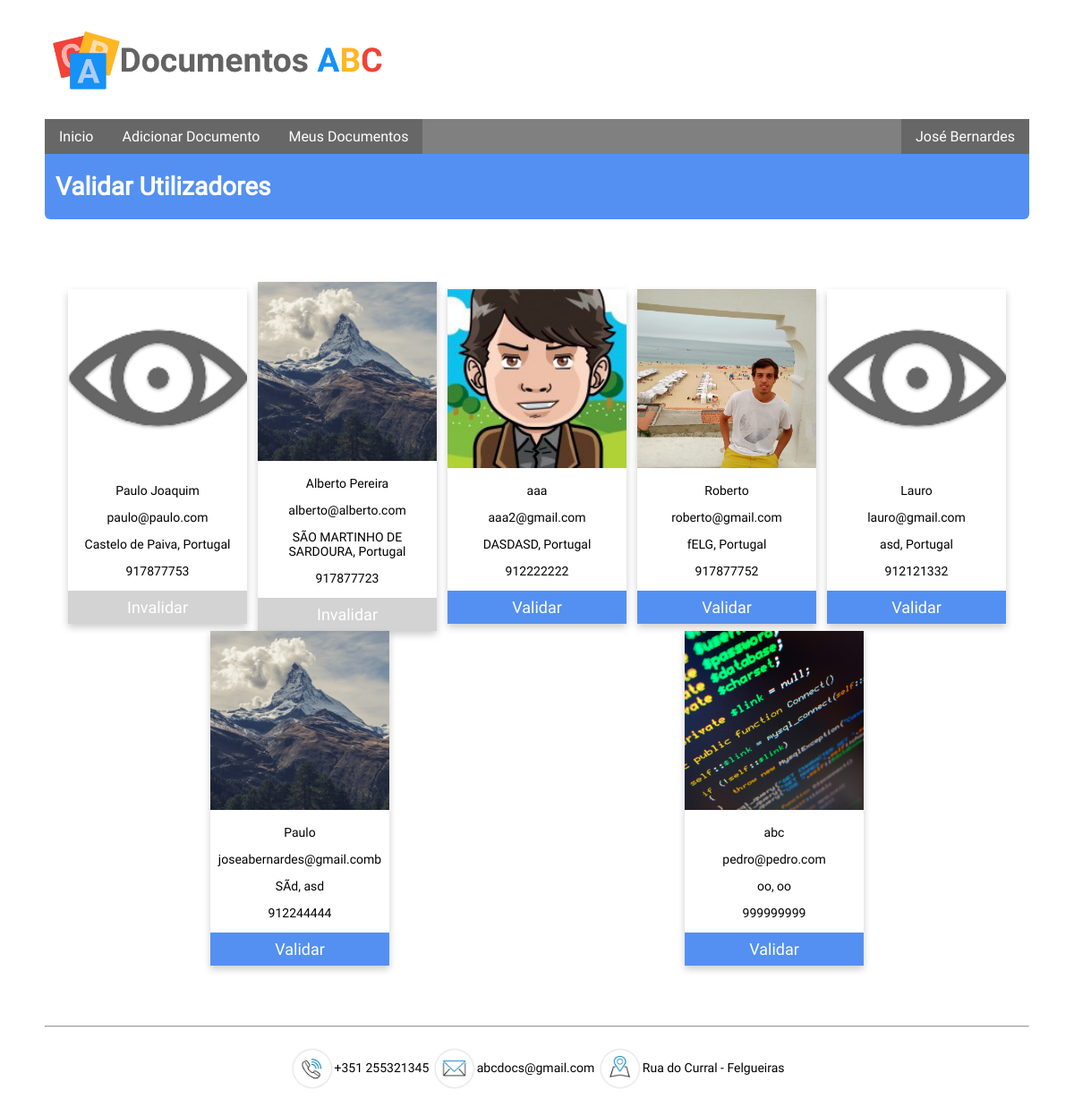
Screenshot of /v_admin/validate-users.php (signed in) with the database file from the repository.
### tables this page shows
CREATE TABLE `user` (
  `UserID` int(11) NOT NULL,
  `UserPASS` varchar(100) NOT NULL,
  `UserEMAIL` varchar(50) NOT NULL,
  `UserNAME` varchar(100) NOT NULL,
  `UserPHOTO` varchar(1000) NOT NULL,
  `UserPHONE` int(9) DEFAULT NULL,
  `UserAUTHLEVEL` enum('USER','ADMIN','USERINACTIVE','') NOT NULL DEFAULT 'USERINACTIVE',
  `UserADDRESS` int(11) NOT NULL,
  `UserTokenID` varchar(100) DEFAULT NULL
);

CREATE TABLE `address` (
  `AddressID` int(11) NOT NULL,
  `AddressCOUNTRY` varchar(30) NOT NULL,
  `AddressCITY` varchar(30) NOT NULL
);

### Application/Database/MyDataAccessPDOBase.php (called while the page is built, shortened)
<?php
require_once (Conf::getApplicationDatabasePath() . 'MyDataAccessPDOSqlFactory.php');
abstract class MyDataAcessPDOBase {
    private $connection = null;
    private $connectionOptions = array(
        PDO::ATTR_ERRMODE => PDO::ERRMODE_EXCEPTION,
        PDO::MYSQL_ATTR_INIT_COMMAND => "SET NAMES 'UTF8'"
    );
    public function __construct($host, $databaseName, $userName, $password) {
        $dsn = $this->getDSNMySQL($host, $databaseName);
    }
    private function getDSNMySQL(&$host, &$databaseName) {
        $dsn = self::DSN_MYSQL;
        return $dsn;
    }
    protected function getConnection() {
        return $this->connection;
    }
    protected function setConnection(PDO $connection) {
        $this->connection = $connection;
    }
    private function getConnectionOptions() {
        return $this->connectionOptions;
    }
    protected function prepareStatement(&$sql, Array &$dataParameters = null) {
        $q = $this->getConnection()->prepare($sql);
        $q->execute($dataParameters);
        return $q;
    }
}

### Application/Manager/SessionManager.php (called while the page is built, shortened)
<?php
class SessionManager {
    public static function getSessionValue($key) {
        if (array_key_exists($key, $_SESSION)) {
            return $_SESSION[$key];
        } else {
            throw new SessionException("Session key don't exist");
        }
    }
    public static function keyExists($key) {
        if (array_key_exists($key, $_SESSION)) {
            return true;
        } else {
            return false;
        }
    }
}

### Application/Database/MyDataAccessPDOSqlFactory.php (called while the page is built, shortened)
<?php
class MyDataAccessPDOSqlFactory {
    public static function buildPDOPlaceHolderKey($key){
        return self::PDO_PLACEHOLDER_PRECHAR . $key;
    }
    protected static function buildSQLClauseWhere(Array &$where = null){
        $whereClause = self::STRING_EMPTY_VALUE;
        if ($where != null) {
            foreach (array_keys($where) as $key) {
                $whereClause =  $whereClause .
                                ($whereClause == self::STRING_EMPTY_VALUE ? self::STRING_EMPTY_VALUE : ' AND ') .
                                $key . ' = ' . self::buildPDOPlaceHolderKey($key);
            }
            $whereClause = ' WHERE ' . $whereClause;
        }
        return $whereClause;
    }
    protected static function buildSQLClauseOrderBy(Array &$order = null){
        $orderClause = self::STRING_EMPTY_VALUE;
        if ($order   != null) {
            $orderClause = 'ORDER BY ' . implode(self::SQL_FIELD_VALUES_SEPARATOR, $order);
        }
        return $orderClause;
    }
    protected static function buildSQLSelect(&$table, Array &$where = null, Array &$order = null) {
        $sql = self::SQL_SELECT_STATEMENT_BASE;
        $whereClause = self::buildSQLClauseWhere($where);
        $orderClause = self::buildSQLClauseOrderBy($order);
        self::replaceStringTag(self::SQL_TABLE_NAME_TAG, $sql, $table);
        self::replaceStringTag(self::SQL_WHERE_CLAUSE_TAG, $sql, $whereClause);
        self::replaceStringTag(self::SQL_ORDERBY_CLAUSE_TAG, $sql, $orderClause);
        return $sql;
    }
    public static function buildSQL($op, &$table, Array &$data = null, Array &$dataOptional = null){
        $sql = self::STRING_EMPTY_VALUE;
        switch ($op) {
            case MyDataAccessPDO::SELECT_OPERATION:
                $sql = self::buildSQLSelect($table, $data, $dataOptional);
                break;
        }
        return $sql;
    }
}

### Application/Database/MyDataAccessPDO.php (called while the page is built, shortened)
<?php
require_once (Conf::getApplicationDatabasePath() . 'MyDataAccessPDOBase.php');
require_once (Conf::getApplicationDatabasePath() . 'MyDataAccessPDOSqlFactory.php');
class MyDataAccessPDO extends MyDataAcessPDOBase {
    protected function getRecords($table, Array $where = null, Array $order = null) {
        try {
            $sql = MyDataAccessPDOSQLFactory::buildSQL(self::SELECT_OPERATION, $table, $where, $order);
            $q = $this->prepareStatement($sql, $where);
        } catch (PDOException $e) {
            throw $e;
        } catch (Exception $e) {
            throw $e;
        }
        $q->setFetchMode(PDO::FETCH_ASSOC);
        return $q->fetchAll();
    }
}

### Application/Manager/UserManager.php (called while the page is built, shortened)
<?php
require_once Config::getApplicationDatabasePath() . 'MyDataAccessPDO.php';
require_once Config::getApplicationModelPath() . 'UserModel.php';
class UserManager extends MyDataAccessPDO {
    public function getUserByID($UserID) {
        try {
            $array = $this->getRecords(self::TABLE_NAME, array('UserID' => $UserID));
            if (count($array) == 1) {
                $rec = reset($array);
                return UserModel::convertArrayToObject($rec);
            } else {
                throw new Exception('Multiples IDs');
            }
        } catch (Exception $ex) {
            throw new UserException($ex->getMessage(), Config::GET_EXCEPTION);
        }
    }
    public function getUserByAuthLevel($UserAUTHLEVEL) {
        $where = array('UserAUTHLEVEL' => $UserAUTHLEVEL);
        $array = $this->getRecords(self::TABLE_NAME, $where);
        $list = array();
        foreach ($array AS $rec) {
            $list[$rec['UserID']] = UserModel::convertArrayToObject($rec);
        }
        return $list;
    }
}

### Application/Model/UserModel.php (called while the page is built, shortened)
<?php
class UserModel {
    private $UserID;
    private $UserEMAIL;
    private $UserNAME;
    private $UserPHOTO;
    private $UserPHONE;
    private $UserAUTHLEVEL;
    private $UserADDRESS;
    function __construct($UserID, $UserPASS, $UserEMAIL, $UserNAME, $UserPHOTO, $UserPHONE, $UserAUTHLEVEL, $UserADDRESS, $UserTokenID) {
        $this->UserID = $UserID;
        $this->UserEMAIL = $UserEMAIL;
        $this->UserNAME = $UserNAME;
        $this->UserPHOTO = $UserPHOTO;
        $this->UserPHONE = $UserPHONE;
        $this->UserAUTHLEVEL = $UserAUTHLEVEL;
        $this->UserADDRESS = $UserADDRESS;
    }
    function getUserID() {
        return $this->UserID;
    }
    function getUserEMAIL() {
        return $this->UserEMAIL;
    }
    function getUserNAME() {
        return $this->UserNAME;
    }
    function getUserPHOTO() {
        return $this->UserPHOTO;
    }
    function getUserPHONE() {
        return $this->UserPHONE;
    }
    function getUserAUTHLEVEL() {
        return $this->UserAUTHLEVEL;
    }
    function getUserADDRESS() {
        return $this->UserADDRESS;
    }
    public static function convertArrayToObject(Array &$data) {
        return self::createObject($data['UserID'], $data['UserPASS'], $data['UserEMAIL'], $data['UserNAME'], $data['UserPHOTO'], $data['UserPHONE'], $data['UserAUTHLEVEL'], $data['UserADDRESS'], $data['UserTokenID']);
    }
    public static function createObject($UserID, $UserPASS, $UserEMAIL, $UserNAME, $UserPHOTO, $USerPHONE, $UserAUTHLEVEL, $UserADDRESS, $UserTokenID) {
        $user = new UserModel($UserID, $UserPASS, $UserEMAIL, $UserNAME, $UserPHOTO, $USerPHONE, $UserAUTHLEVEL, $UserADDRESS, $UserTokenID);
        return $user;
    }
}

### Application/Manager/AddressManager.php (called while the page is built, shortened)
<?php
require_once Config::getApplicationDatabasePath() . 'MyDataAccessPDO.php';
require_once Config::getApplicationModelPath() . 'AddressModel.php';
class AddressManager extends MyDataAccessPDO {
    public function getAddressByID($AddressID) {
        try {
            $array = $this->getRecords(self::TABLE_NAME, array('AddressID' => $AddressID));
            if (count($array) == 1) {
                $rec = reset($array);
                return AddressModel::convertArrayToObject($rec);
            } else {
                throw new Exception();
            }
        } catch (Exception $ex) {
            throw new AddressException("multiple ID", 1);
        }
    }
}

### Application/Model/AddressModel.php (called while the page is built, shortened)
<?php
class AddressModel {
    private $AddressCOUNTRY;
    private $AddressCITY;
    function __construct($AddressID, $AddressCOUNTRY, $AddressCITY) {
        $this->AddressCOUNTRY = $AddressCOUNTRY;
        $this->AddressCITY = $AddressCITY;
    }
    function getAddressCOUNTRY() {
        return $this->AddressCOUNTRY;
    }
    function getAddressCITY() {
        return $this->AddressCITY;
    }
    public static function convertArrayToObject(Array &$data) {
        return self::createObject($data['AddressID'], $data['AddressCOUNTRY'], $data['AddressCITY']);
    }
    public static function createObject($AddressID, $AddressCOUNTRY, $AddressCITY) {
        return new AddressModel($AddressID, $AddressCOUNTRY, $AddressCITY);
    }
}

### v_admin/validate-users.php (the view, shortened to what this page needs)
<?php
require_once Config::getApplicationManagerPath() . 'UserManager.php';
require_once Config::getApplicationManagerPath() . 'AddressManager.php';
$pageTitle = 'Validar Utilizadores';
?>
<!DOCTYPE html>
<html>
    <head>
        <?php include_once '../partials/_head.php'; ?>
    </head>
    <body>
        <?php include_once '../partials/_header.php'; ?>
        <h1 id="main-title"><?= $pageTitle ?></h1>
        <?php
        if (SessionManager::keyExists('authUsername')) {
            $userManager = new UserManager();
            $usersValid = $userManager->getUserByAuthLevel('USER');
            $usersInvalid = $userManager->getUserByAuthLevel('USERINACTIVE');
            $users = array_merge($usersValid, $usersInvalid);
            try {
                $loggedUser = $userManager->getUserByID(SessionManager::getSessionValue('authUsername'));
                if ($loggedUser->getUserAUTHLEVEL() === 'ADMIN') {
                    ?>
                    <section id="validate">
                        <?php
                        $addressManager = new AddressManager();
                        foreach ($users as $value) {
                            ?>
                            <article class="article">
                                <img id="image" src="..<?= $value->getUserPHOTO() ?>" alt="ALT">
                                <p><?= $value->getUserNAME() ?></p>
                                <p><?= $value->getUserEMAIL() ?></p>
                                <?php
                                try {
                                    $address = $addressManager->getAddressByID($value->getUserADDRESS());
                                    $city = $address->getAddressCITY();
                                    $country = $address->getAddressCOUNTRY();
                                } catch (AddressException $ex) {
                                    $city = '####';
                                    $country = '####';
                                }
                                ?>
                                <p><?= $city . ', ' . $country ?></p>
                                <p><?= $value->getUserPHONE() ?></p>
                                <label for="<?= $value->getUserID() ?>" class="valid noselect"><?= ($value->getUserAUTHLEVEL() == 'USER') ? 'Invalidar' : 'Validar' ?></label>
                            </article>
                        <?php } ?>
                    </section>
                    <?php
                } else {
                    $string = 'Necessário permissões de Administrador!';
                    $url = '../v_public/index.php';
                    $text = 'Sair';
                    include_once __DIR__ . '/../partials/_error.php';
                }
            } catch (UserException $ex) {
                $string = 'Falha ao identificar utilizador';
                $url = '../v_public/index.php';
                $text = 'Sair';
                include_once __DIR__ . '/../partials/_error.php';
            }
        } else {
            $string = 'Necessário autenticação';
            $url = '../v_public/authentication.php';
            $text = 'Login';
            include_once __DIR__ . '/../partials/_error.php';
        }
        ?>
        <?php include_once '../partials/_footer.php'; ?>
    </body>
</html>

### partials/_header.php (shortened to what this page needs)
<?php
require_once Config::getApplicationManagerPath() . 'UserManager.php';
$userManager = new UserManager();
try {
    $bool = true;
    $sessionUserID = SessionManager::getSessionValue('authUsername');
    $userModel = $userManager->getUserByID($sessionUserID);
} catch (UserException $exc) {
    $bool = false;
} catch (SessionException $exc) {
    $bool = false;
}
?>
<header>
    <img src="../images/logo.png"  alt="Documentos ABC"/>
    <nav>
        <ul>
            <li><a href="../v_public/index.php">Inicio</a></li><li class="drop">
                <a class="noclick" href="#">Adicionar Documento</a>
            </li><li><a href="../v_private/my-docs.php">Meus Documentos</a></li><!--
            <?php
            if ($bool) {
                ?>
                --><li class="drop nav_right">
                    <a  class="noclick" href="#"><?= $userModel->getUserNAME() ?></a>
                </li><!--
                <?php
            } else {
                ?>
                --><li class="nav_right"><a href = "../v_public/authentication.php">Login/Registar</a></li><!--
                <?php } ?>
            --></ul>
    </nav>
</header>

### styles/style.css (style rules this page uses)
body { font-family: Roboto; font-size: 14px; margin: 30px 50px; }
h1#main-title { margin:0px 0px 10px 0px; padding:20px 12px; background-color: rgb(84,144,242); border-radius: 0px 0px 6px 6px; color:white; }
.noselect { -webkit-user-select: none; -moz-user-select: none; -ms-user-select: none; user-select: none; }
header > img { max-height: 80px; max-width: 400px; height: auto; width: 100%; margin-bottom: 20px; }
header > nav ul { list-style-type: none; margin: 0; padding:0; background-color: grey; }
header > nav li { background:rgba(0,0,0, 0.2); }
header > nav > ul > li { display: inline-block; position: relative; }
header > nav a { display: block; color: white; padding: 10px 16px; text-decoration: none; font-size: 16px; }
header > nav a.noclick { min-width: 100px; }
.nav_right { float:right; text-align: center; }
section#validate { padding: 60px 20px; display: flex; flex-wrap: wrap; }
article.article { display: inline-block; width: 200px; margin: auto; text-align: center; box-shadow: 0 4px 8px 0 rgba(0, 0, 0, 0.2); }
article.article label.valid { color:white; display: inline-block; background-color: rgb(84,144,242); cursor: pointer; width: 100%; font-size: 18px; padding: 8px 0px; }
input.check:checked + label { background-color :lightgray; }
article.article img#image { object-fit: cover; width: 200px; height: 200px; }

### styles/style-mobile.css (style rules this page uses)
body { margin: 30px 10px; }
header > nav > ul > li { display: block; }
header > nav li { margin-top: 1px; }
.nav_right { float:none; }
header > nav > ul li { text-align: center; }

### rows the page displays
user: UserNAME "José Bernardes"
user: UserPHOTO (picture), UserNAME "Paulo Joaquim", UserEMAIL "paulo@paulo.com", UserADDRESS.AddressCITY "Castelo de Paiva", UserADDRESS.AddressCOUNTRY "Portugal", UserPHONE "917877753", UserAUTHLEVEL "Invalidar"
user: UserPHOTO (picture), UserNAME "Alberto Pereira", UserEMAIL "alberto@alberto.com", UserADDRESS.AddressCITY "SÃO MARTINHO DE SARDOURA", UserADDRESS.AddressCOUNTRY "Portugal", UserPHONE "917877723", UserAUTHLEVEL "Invalidar"
user: UserPHOTO (picture), UserNAME "aaa", UserEMAIL "aaa2@gmail.com", UserADDRESS.AddressCITY "DASDASD", UserADDRESS.AddressCOUNTRY "Portugal", UserPHONE "912222222", UserAUTHLEVEL "Validar"
user: UserPHOTO (picture), UserNAME "Roberto", UserEMAIL "roberto@gmail.com", UserADDRESS.AddressCITY "fELG", UserADDRESS.AddressCOUNTRY "Portugal", UserPHONE "917877752", UserAUTHLEVEL "Validar"
user: UserPHOTO (picture), UserNAME "Lauro", UserEMAIL "lauro@gmail.com", UserADDRESS.AddressCITY "asd", UserADDRESS.AddressCOUNTRY "Portugal", UserPHONE "912121332", UserAUTHLEVEL "Validar"
user: UserPHOTO (picture), UserNAME "Paulo", UserEMAIL "joseabernardes@gmail.comb", UserADDRESS.AddressCITY "SÃd", UserADDRESS.AddressCOUNTRY "asd", UserPHONE "912244444", UserAUTHLEVEL "Validar"
user: UserPHOTO (picture), UserNAME "abc", UserEMAIL "pedro@pedro.com", UserADDRESS.AddressCITY "oo", UserADDRESS.AddressCOUNTRY "oo", UserPHONE "999999999", UserAUTHLEVEL "Validar"

### other values shown
$pageTitle "Validar Utilizadores"
